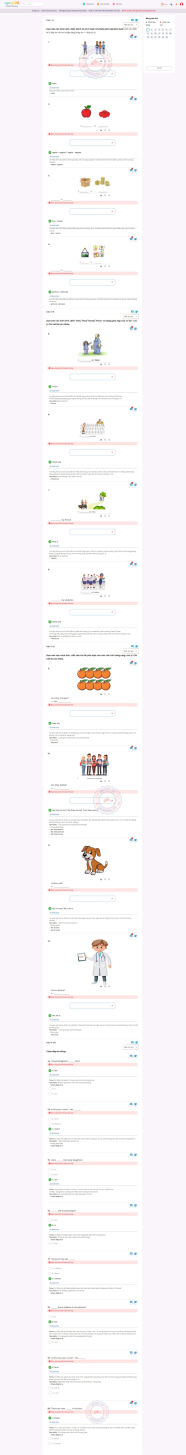
#> input picture reports/answer_keys_rendered/unit_02_answer_key.png, 2223 x 17456 px, found by its file name (shown at 1/12 size)
$ python crop_u2_q11_12.py
#> lines starting #> are read from the running program, lines starting #| are printed output that depends on the picture
from PIL import Image
im = Image.open("d:/2.English/ENG Learning_Antigravity/reports/answer_keys_rendered/unit_02_answer_key.png")
#> im is the input picture: PIL image 2223x17456 RGB; mean R, G, B 249.6, 246.4, 248.8
crop2 = im.crop((0, 9500, im.width, 13500))
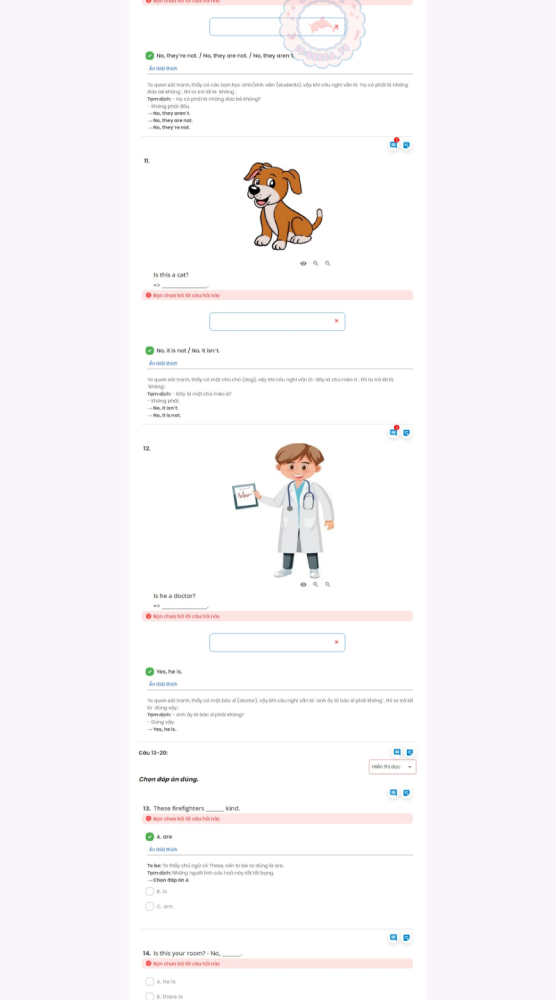
#> crop2: PIL image 2223x4000 RGB (shown at 1/4 size); mean R, G, B 249.8, 246.5, 249
crop2.save("d:/2.English/ENG Learning_Antigravity/reports/answer_keys_rendered/u02_q11_q12.png")
print("Saved u02_q11_q12.png")

$ run again, with reports/answer_keys_rendered/unit_01_answer_key.png copied over reports/answer_keys_rendered/unit_02_answer_key.png
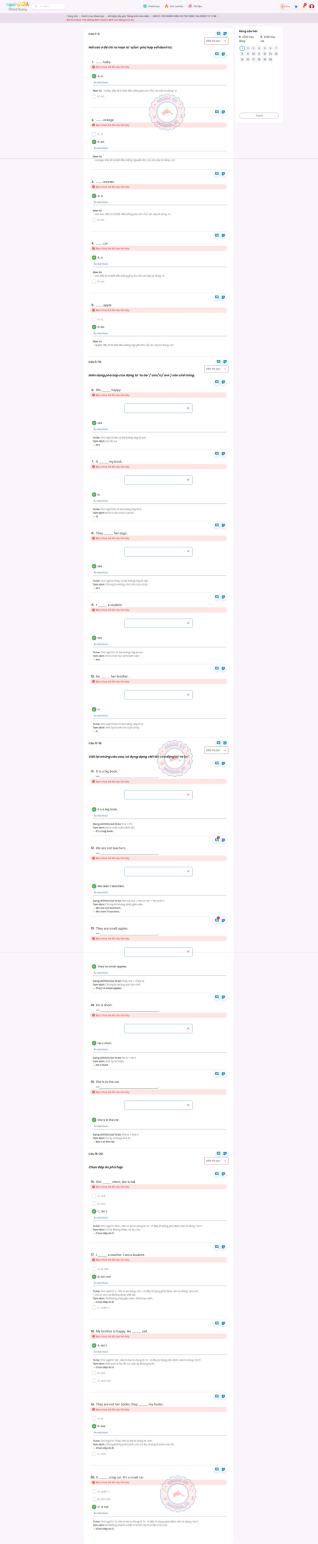
#> input picture reports/answer_keys_rendered/unit_01_answer_key.png, 2223 x 10803 px, found by its file name (shown at 1/7 size)
#> im is the input picture: PIL image 2223x10803 RGB; mean R, G, B 250.3, 247, 250.1
#> `crop2 = im.crop((0, 9500, im.width, 13500))`:
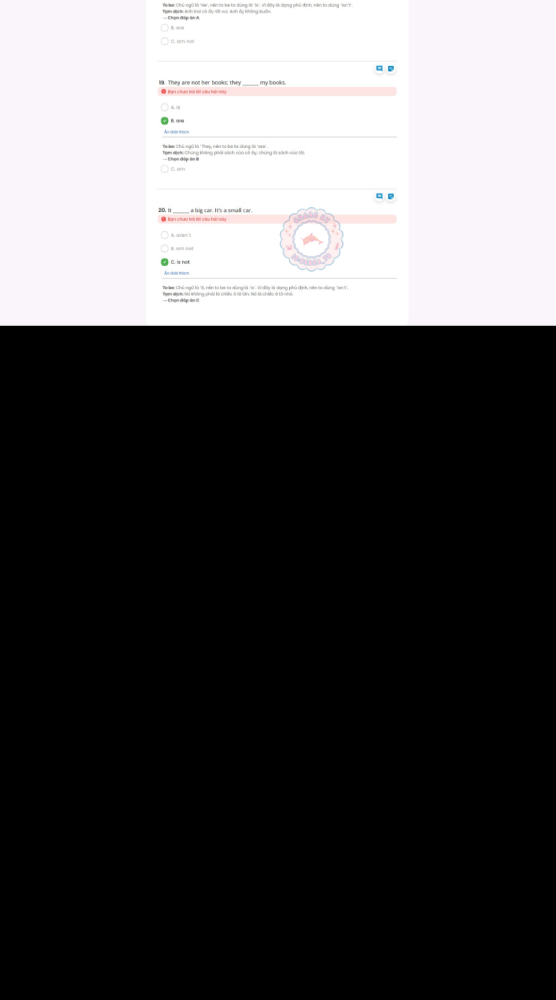
#> crop2: PIL image 2223x4000 RGB (shown at 1/4 size); mean R, G, B 81.6, 80.5, 81.5

$ run again, with reports/answer_keys_rendered/unit_03_answer_key.png copied over reports/answer_keys_rendered/unit_02_answer_key.png
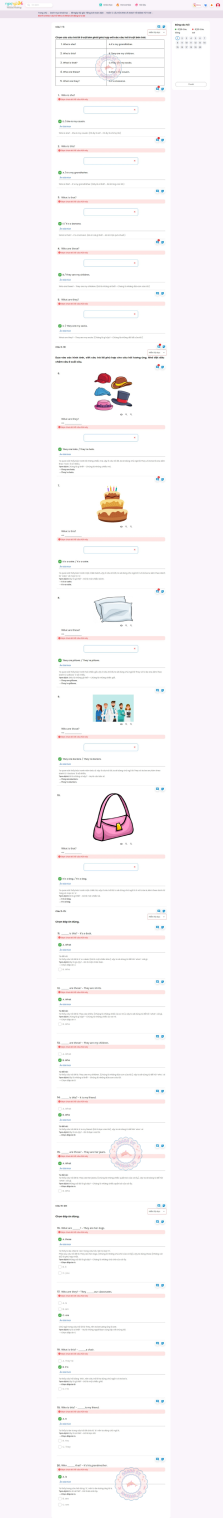
#> input picture reports/answer_keys_rendered/unit_03_answer_key.png, 2223 x 15178 px, found by its file name (shown at 1/10 size)
#> im is the input picture: PIL image 2223x15178 RGB; mean R, G, B 249.4, 246.2, 248.9
#> `crop2 = im.crop((0, 9500, im.width, 13500))`:
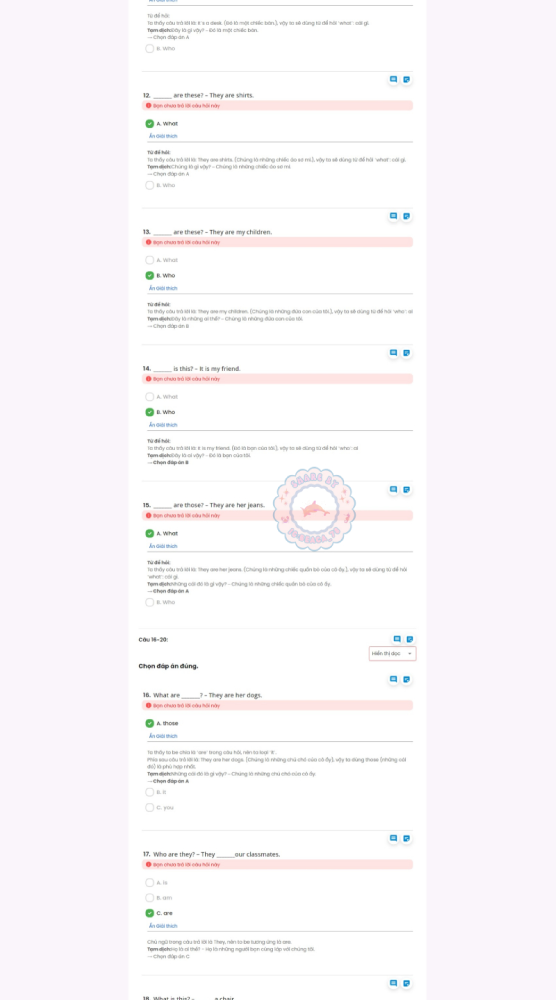
#> crop2: PIL image 2223x4000 RGB (shown at 1/4 size); mean R, G, B 250.3, 247.3, 250

$ run again, with reports/answer_keys_rendered/unit_04_answer_key.png copied over reports/answer_keys_rendered/unit_02_answer_key.png
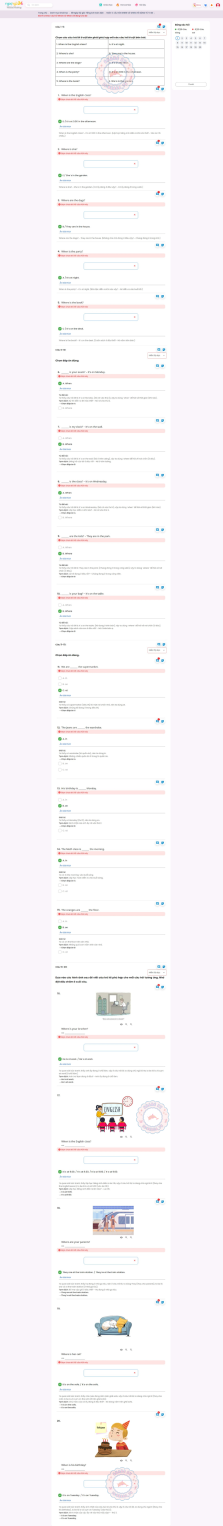
#> input picture reports/answer_keys_rendered/unit_04_answer_key.png, 2223 x 15259 px, found by its file name (shown at 1/10 size)
#> im is the input picture: PIL image 2223x15259 RGB; mean R, G, B 249.5, 246.3, 249
#> `crop2 = im.crop((0, 9500, im.width, 13500))`:
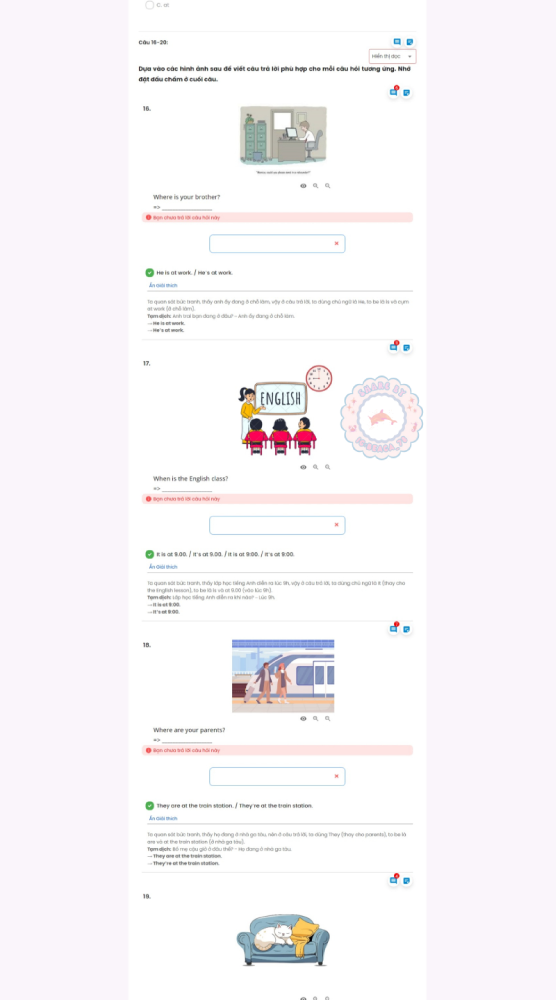
#> crop2: PIL image 2223x4000 RGB (shown at 1/4 size); mean R, G, B 248.1, 245.2, 248
